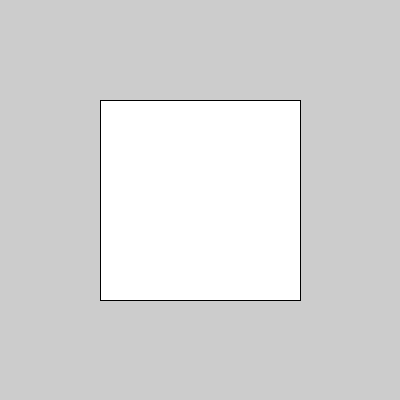
Frame 1 (no input)
Frame 60 (the mouse pressed at the canvas centre just before this capture): identical to frame 1, image omitted
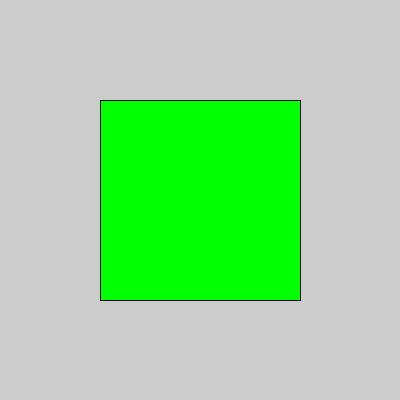
Frame 120 (the mouse held since frame 60 and released just before this capture)

The Processing sketch that drew these frames (run headless with seeded random() and noise(); from frame 60 on, the mouse is pressed at the canvas centre):

// Processing sketch: d_switch
// ── d_switch.pde
float x = 100;
float y = 100;
float w = 200;
float h = 200;

boolean on = false;

void setup() {
  size(400, 400);
}

void draw() {
  background(204);
  if (on){ //same as if (on == true)
    fill(0, 255, 0);
  }else{
    fill(255);
    if ((mouseX > x) && (mouseX < x + w) &&
   (mouseY > y) && (mouseY < y + h)) {
    fill(255, 0, 0);
   }
  }
  rect(x, y, w, h);
}

//change the state of the boolean when mousePressed
void mousePressed(){
  if ((mouseX > x) && (mouseX < x + w) &&
    (mouseY > y) && (mouseY < y + h)) {
  on = true;
  /*if(on){
    on = false;
  }else{
    on = true;
  }*/
  //on = !on;
}
}
